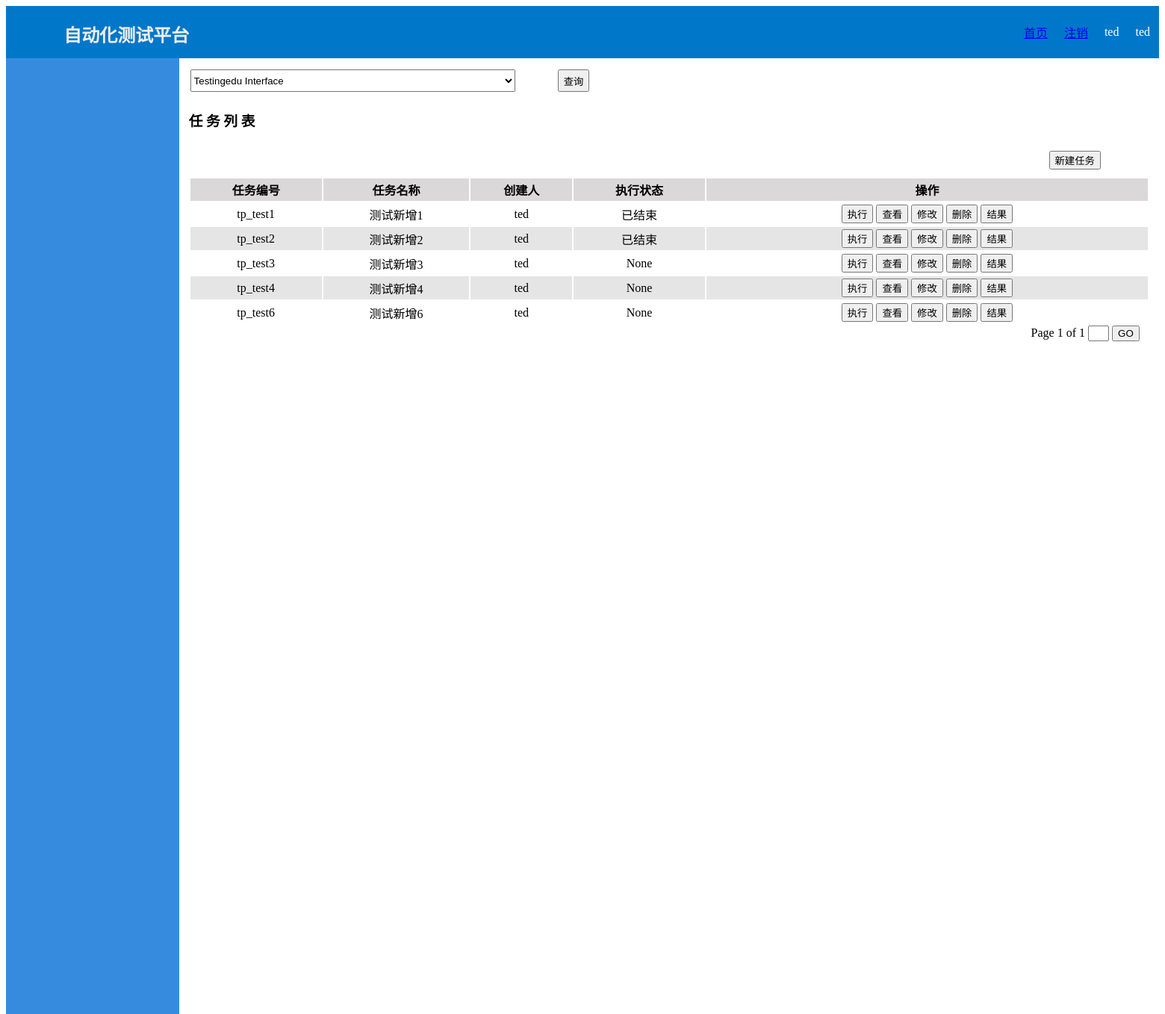
Before: /testplan/search/3/3 (signed in) with the older database file.
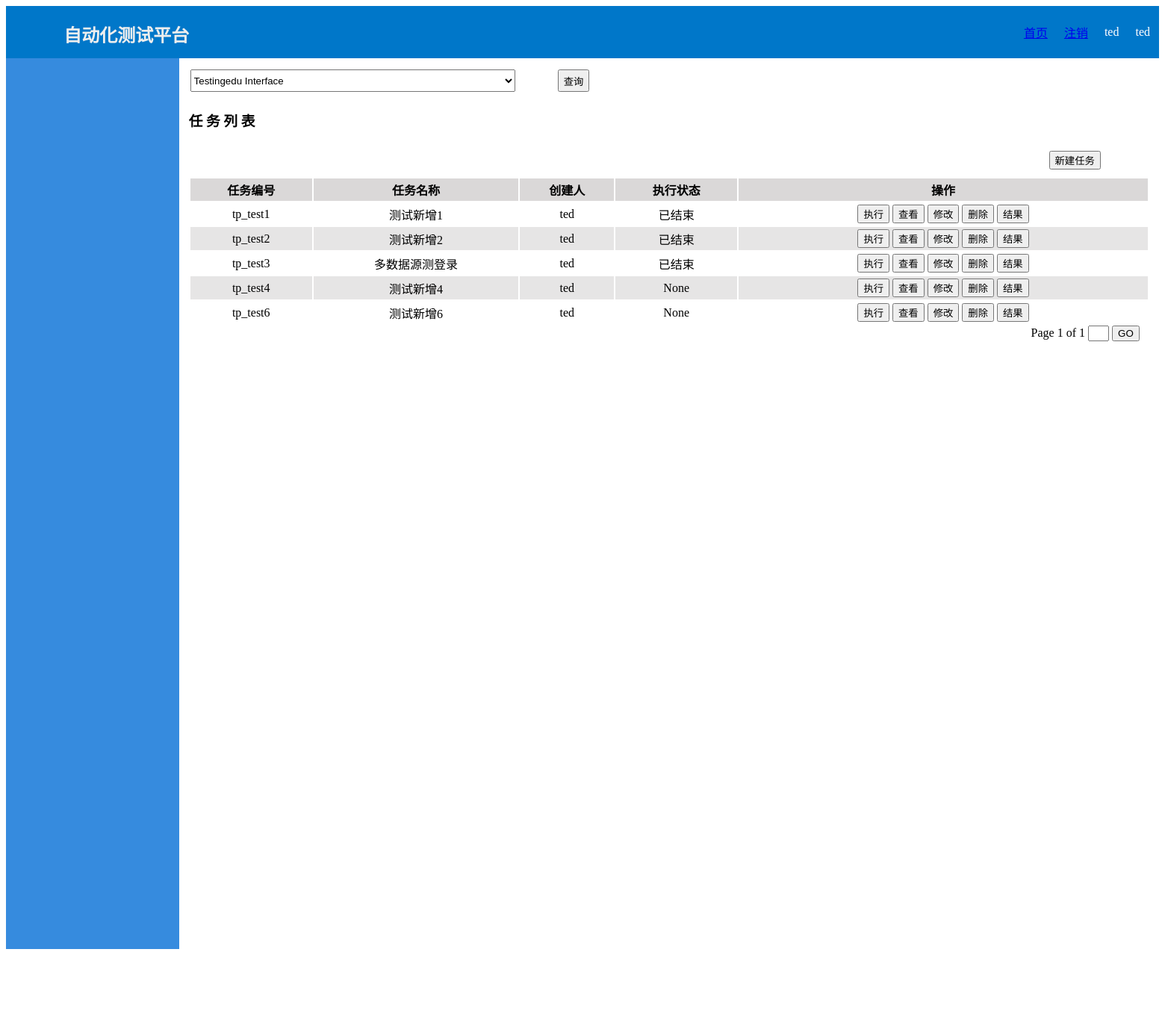
After: the same page with the newer database file.
### testplan/models.py (models this page shows, shortened)
class TestPlan(models.Model):
    no = models.CharField(max_length=20)
    name = models.CharField(max_length=50)
    project = models.ForeignKey(Projects, on_delete=models.PROTECT)
    charge = models.ForeignKey(User('username'), on_delete=models.SET('Null'))
    case = models.ForeignKey(TestCase, on_delete=models.SET(''), null=True, blank=True)
    ds = models.ForeignKey(Datasource, on_delete=models.SET(''), null=True, blank=True)
    ip = models.GenericIPAddressField(null=True, blank=True)
    ds_range = models.CharField(max_length=72, null=True, blank=True)
    status = models.CharField(max_length=20, null=True, blank=True)
    update_time = models.DateTimeField(auto_now=True)

### testplan/views.py (the view)
# urls.py: path('search/<int:selected>/<int:page>', views.search_result, name='search_result'),
@login_required
def search_result(request, selected, page):
    user_projects = ProjectsUser.objects.filter(user_id=request.user.id).values('project_id')
    project_list = Projects.objects.filter(id__in=user_projects).filter(status='1')
    user_name = request.session['user_name']
    user_group = request.session['user_group']
    rmenu = RoleMenu.objects.filter(role_name=user_group).values('menu')
    menu = Menu.objects.filter(menu_text__in=rmenu).order_by('order')
    context = {'menu': menu,
               'user_group': user_group,
               'user_name': user_name,
               'project_list': project_list,
               'selected_id': selected
               }
    testplan_list = TestPlan.objects.filter(project=selected).order_by('id')
    paginator = Paginator(testplan_list, 10)
    try:
        testplan = paginator.page(page)
    except PageNotAnInteger:
        testplan = paginator.page(1)
    except EmptyPage:
        testplan = paginator.page(paginator.num_pages)
    if testplan:
        context['testplan_list'] = testplan
        return render(request, 'testplan/testplan.html', context)
    else:
        return render(request, 'testplan/testplan.html', context)

### testplan/templates/testplan/testplan.html (shortened to what this page needs)
{% extends "base.html" %}
{% load static %}
{% block content %}
<div class="search">
    <form id="search_form" action="{% url 'testplan:search' %}" method="post">
        <div>
            <table style="width: 100%;">
                <tbody>
                    <tr class="search">
                        <td >
                            <select id="project_list" name="project" style="height: 30px; width: 90%;">
                                {% if project_list %}
                                    {% for project in project_list %}
                                    {% if selected_id %}
                                        {% if  project.id|stringformat:"s" == selected_id|stringformat:"s" %}
                                            <option value="{{project.id}}" selected="selected">{{project.project}}</option>
                                        {% else %}
                                            <option value="{{project.id}}">{{project.project}}</option>
                                        {% endif %}
                                    {% else %}
                                        <option value="{{project.id}}">{{project.project}}</option>
                                    {% endif %}
                                    {% endfor %}
                                {% endif %}
                            </select>
                        </td>
                        <td><button id="do_search"  class="btn1">查询</button></td>
                    </tr>
                </tbody>
            </table>
        </div>
    </form>
</div>
<div class="testplan_list">
    <h3 class="testplan" style="display: inline-block">任 务 列 表</h3>
    <div class="btn1" id="new_testplan" style="position: relative; left:88%; margin: 10px">
        <button onclick="to('{% url 'testplan:new' %}')">新建任务</button>
    </div>
        <table id="list">
            <thead>
                <tr>
                    <th>任务编号</th>
                    <th>任务名称</th>
                    <th>创建人</th>
                    <th>执行状态</th>
                    <th>操作</th>
                </tr>
            </thead>
    {% if testplan_list %}
            <tbody>
                {% for testplan in testplan_list %}
                    {% if forloop.counter|divisibleby:"2" %}
                    <tr class="even">
                    {% else %}
                    <tr>
                    {% endif %}
                    <td>{{testplan.no}}</td>
                    <td>{{testplan.name}}</td>
                    <td>{{testplan.charge}}</td>
                    <td>{{testplan.status}}</td>
                    <td>
                        <button onclick="to('{% url 'testplan:run' testplan.id %}')">执行</button>
                        <button onclick="to('{% url 'testplan:detail' testplan.project_id testplan.id %}')">查看</button>
                        <button onclick="to('{% url 'testplan:modify' testplan.id %}')">修改</button>
                        <button onclick="to('{% url 'testplan:delete' testplan.id %}')">删除</button>
                        <button onclick="to('{% url 'testplan:result' testplan.id %}')">结果</button>
                    </td>
                    </tr>
                {% endfor %}
            </tbody>
        </table>
    <div class="pagination">
        <span class="current">Page {{testplan_list.number}} of {{testplan_list.paginator.num_pages}}</span>
        <input id="pg" type="text" style="width: 1.5em;">
        <button id="go">GO</button>
    </div>
    {% endif %}
</div>
{% endblock %}

Changed rows visible on the page:
changed TestPlan "tp_test3": name "测试新增3" → "多数据源测登录"; status "None" → "已结束"
